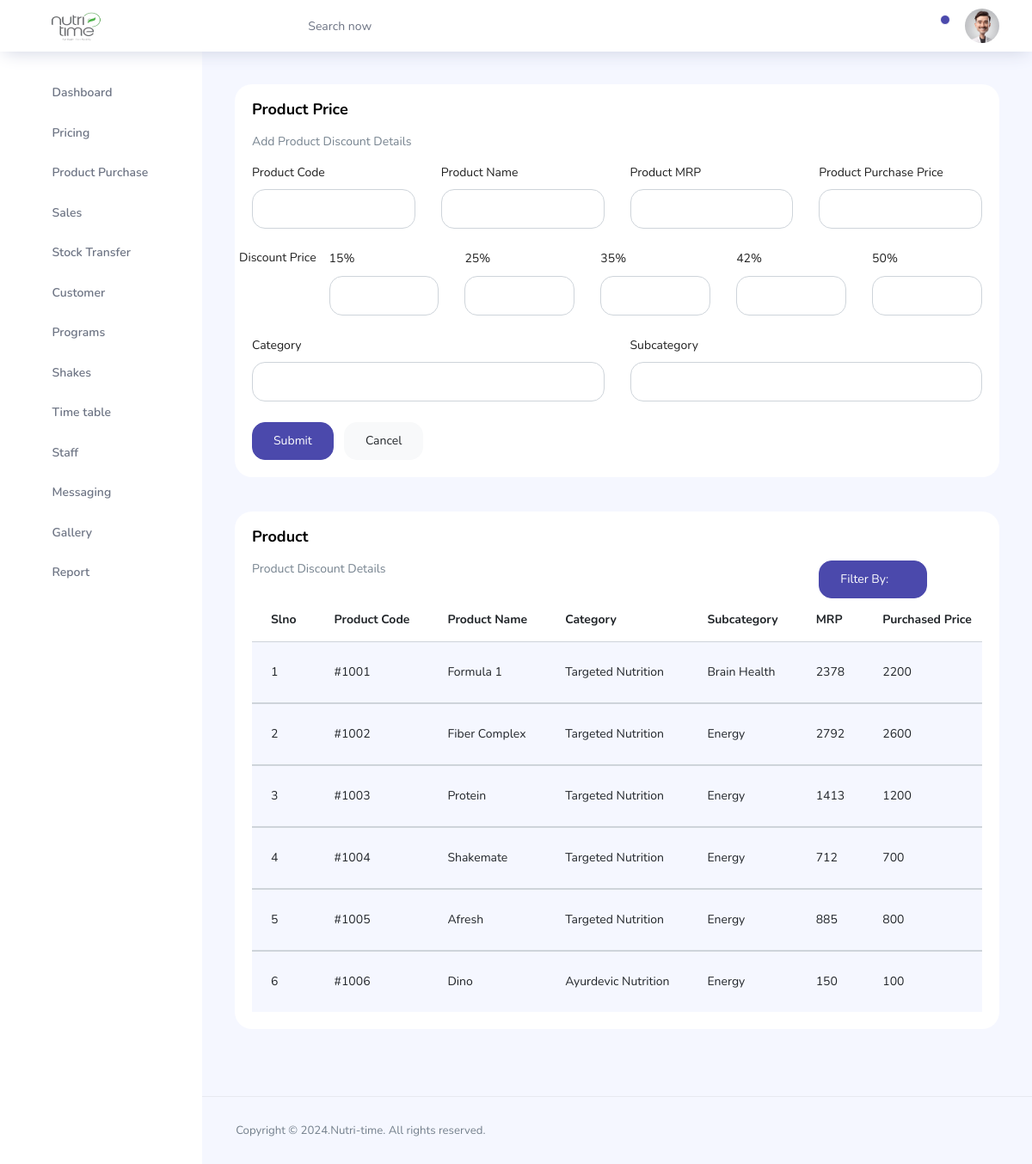
/Admin/pages/admin-price.php (signed in), run on the app's committed database.
### tables this page shows
CREATE TABLE `price` (
  `pri_id` int(11) NOT NULL,
  `pro_name` varchar(50) NOT NULL,
  `pro_code` int(20) NOT NULL,
  `pro_category` varchar(50) NOT NULL,
  `pro_subcat` varchar(50) NOT NULL,
  `pro_mrp` varchar(10) NOT NULL,
  `pro_price` varchar(20) NOT NULL,
  `pro_dis15` varchar(10) NOT NULL,
  `pro_dis25` varchar(10) NOT NULL,
  `pro_dis35` varchar(10) NOT NULL,
  `pro_dis42` varchar(10) NOT NULL,
  `pro_dis50` varchar(10) NOT NULL,
  `pro_scoop` varchar(10) NOT NULL,
  `pro_scoop15` varchar(10) NOT NULL,
  `pro_scoop25` varchar(10) NOT NULL,
  `pro_scoop35` varchar(10) NOT NULL,
  `pro_scoop42` varchar(10) NOT NULL,
  `pro_scoop50` varchar(10) NOT NULL,
  `pro_quantity` varchar(10) NOT NULL,
  `pro_curquantity` varchar(10) NOT NULL,
  `pro_img` varchar(100) NOT NULL
);

### Admin/pages/admin-price.php (the view, shortened to what this page needs)
<?php
 include './connect.php';
?>
<!DOCTYPE html>
<html lang="en">
<head>
  <link rel="stylesheet" href="../vendors/feather/feather.css">
  <link rel="stylesheet" href="../vendors/ti-icons/css/themify-icons.css">
  <link rel="stylesheet" href="../vendors/css/vendor.bundle.base.css">
  <link rel="stylesheet" href="../vendors/select2/select2.min.css">
  <link rel="stylesheet" href="../vendors/select2-bootstrap-theme/select2-bootstrap.min.css">
  <link rel="stylesheet" href="../css/vertical-layout-light/style.css">
</head>
<body>
  <div class="container-scroller">
<?php
  include './topbar.php';
?>
    <div class="main-panel">
      <div class="content-wrapper">
        <div class="row">
          <div class="col-12 grid-margin stretch-card">
            <div class="card">
              <div class="card-body">
                <h1 class="card-title">Product Price</h1>
                <p class="card-description">Add Product Discount Details</p>
                <form method="post" class="forms-sample" enctype="multipart/form-data">
                  <div class="row">
                  <div class="col-lg col-md col-sm col-12">
                      <div class="form-group">
                        <label>Product Code</label>
                        <input type="text" class="form-control" style="border-radius: 15px;" name="prodcode"
                          value="<?php echo $p_code1; ?>" required>
                      </div>
                    </div>
                    <div class="col-lg col-md col-sm col-12">
                      <div class="form-group">
                        <label>Product Name</label>
                        <input type="text" class="form-control" style="border-radius: 15px;" name="prodname"
                          value="<?php echo $p_name1; ?>" required>
                      </div>
                    </div>
                    <div class="col-lg col-md col-sm col-12">
                      <div class="form-group">
                        <label>Product MRP</label>
                        <input type="text" class="form-control" style="border-radius: 15px;" name="prodmrp"
                          value="<?php echo $p_mrp1; ?>" required>
                      </div>
                    </div>
                    <div class="col-lg col-md col-sm col-12">
                      <div class="form-group">
                        <label>Product Purchase Price</label>
                        <input type="text" class="form-control" style="border-radius: 15px;" name="prodpur"
                          value="<?php echo $p_pri1; ?>" required>
                      </div>
                    </div>
                  </div>
                  <div class="row">
                    <p>Discount Price</p> <br>
                    <div class="col">
                      <div class="form-group">
                        <label>15%</label>
                        <input type="number" class="form-control" style="border-radius: 15px;" name="dis15" value="<?php echo $p_dis151; ?>" required>
                      </div>
                    </div>
                    <div class="col">
                      <div class="form-group">
                        <label>25%</label>
                        <input type="number" class="form-control" style="border-radius: 15px;" name="dis25" value="<?php echo $p_dis251; ?>"
                          required>
                      </div>
                    </div>
                    <div class="col">
                      <div class="form-group">
                        <label>35%</label>
                        <input type="number" class="form-control" style="border-radius: 15px;" name="dis35" value="<?php echo $p_dis351; ?>"
                          required>
                      </div>
                    </div>
                    <div class="col">
                      <div class="form-group">
                        <label>42%</label>
                        <input type="number" class="form-control" style="border-radius: 15px;" name="dis42" value="<?php echo $p_dis421; ?>"
                          required>
                      </div>
                    </div>
                    <div class="col">
                      <div class="form-group">
                        <label>50%</label>
                        <input type="number" class="form-control" style="border-radius: 15px;" name="dis50" value="<?php echo $p_dis501; ?>"
                          required>
                      </div>
                    </div>
                  </div>
                  <div class="row">
                    <div class="col">
                      <div class="form-group">
                        <label>Category</label>
                        <input type="text" class="form-control" style="border-radius: 15px;" name="prodcat" value="<?php echo $p_cat1; ?>" required>
                      </div>
                    </div>
                    <div class="col">
                      <div class="form-group">
                        <label>Subcategory</label>
                        <input type="text" class="form-control" style="border-radius: 15px;" name="prodsubcat" value="<?php echo $p_subcat1; ?>"
                          required>
                      </div>
                    </div>
                  </div>
                  <button type="submit" class="btn btn-primary mr-2" name="submitp">Submit</button>
                  <a href="./admin-price.php" type="reset" class="btn btn-light">Cancel</a>
                </form>
              </div>
            </div>
          </div>
        </div>
        <div class="row ">
          <div class="col-lg-12 grid-margin stretch-card">
            <div class="card">
              <div class="card-body">
                <h4 class="card-title">Product</h4>
                <div class="row">
                  <div class="col-md-9">
                    <p class="card-description">Product Discount Details</p>
                  </div>
                  <div class="col-md-3">
                    <div class="dropdown">
                      <button class="btn btn-primary dropdown-toggle" type="button" id="dropdownMenuButton"
                        data-toggle="dropdown" aria-haspopup="true" aria-expanded="false">
                        Filter By:
                      </button>
                    </div>
                  </div>
                </div>
                <div class="table-responsive">
                  <table class="table table-striped">
                    <thead>
                      <tr>
                        <th>Slno</th>
                        <th>Product Code</th>
                        <th>Product Name</th>
                        <th>Category</th>
                        <th>Subcategory</th>
                        <th>MRP</th>
                        <th>Purchased Price</th>
                      </tr>
                    </thead>
                    <?php
$sql=mysqli_query($conn,"SELECT * FROM price ORDER BY pri_id ");
$serialNo = 1;
while($row=mysqli_fetch_assoc($sql))
{
    $pri_cod=$row['pro_code'];
    $pri_nam=$row['pro_name'];
    $pri_cat=$row['pro_category'];
    $pri_subcat=$row['pro_subcat'];
    $pri_mrp=$row['pro_mrp'];
    $pri_pri=$row['pro_price'];
?>
                    <tbody>
                      <tr>
                        <td class="py-1"><?php echo $serialNo++; ?></td>
                        <td class="py-1">#<?php echo $pri_cod; ?></td>
                        <td><?php echo $pri_nam; ?></td>
                        <td><?php echo $pri_cat; ?></td>
                        <td><?php echo $pri_subcat; ?></td>
                        <td><?php echo $pri_mrp; ?></td>
                        <td><?php echo $pri_pri; ?></td>
                      </tr>
                    </tbody>
<?php
}
?>
                  </table>
                </div>
              </div>
            </div>
          </div>
        </div>
      </div>
      <footer class="footer">
        <div class="d-sm-flex justify-content-center justify-content-sm-between">
          <span class="text-muted text-center text-sm-left d-block d-sm-inline-block">Copyright © 2024.Nutri-time. All rights reserved.</span>
        </div>
      </footer>
    </div>
  </div>
  </div>
</body>
</html>

### data on the page
price: pro_code "1001", pro_name "Formula 1", pro_category "Targeted Nutrition", pro_subcat "Brain Health", pro_mrp "2378", pro_price "2200"
price: pro_code "1002", pro_name "Fiber Complex", pro_category "Targeted Nutrition", pro_subcat "Energy", pro_mrp "2792", pro_price "2600"
price: pro_code "1003", pro_name "Protein", pro_category "Targeted Nutrition", pro_subcat "Energy", pro_mrp "1413", pro_price "1200"
price: pro_code "1004", pro_name "Shakemate", pro_category "Targeted Nutrition", pro_subcat "Energy", pro_mrp "712", pro_price "700"
price: pro_code "1005", pro_name "Afresh", pro_category "Targeted Nutrition", pro_subcat "Energy", pro_mrp "885", pro_price "800"
price: pro_code "1006", pro_name "Dino", pro_category "Ayurdevic Nutrition", pro_subcat "Energy", pro_mrp "150", pro_price "100"
